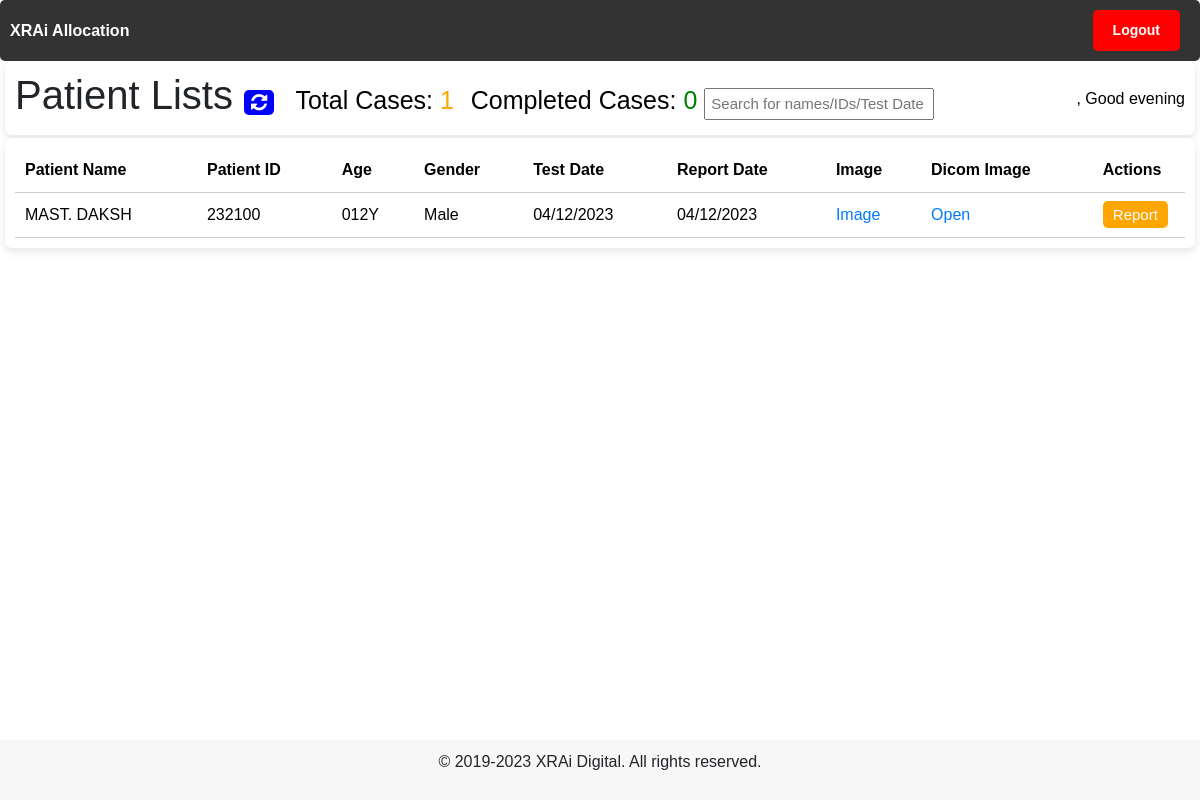
The page /xrayallocation on the database its author committed.
### users/models/DICOMData.py (models this page shows)
class DICOMData(models.Model):
    patient_name = models.CharField(max_length=50, blank=True)
    patient_id = models.CharField(max_length=20, blank=True)
    age = models.CharField(max_length=50, blank=True)
    gender = models.CharField(max_length=50, blank=True)
    study_date = models.CharField(max_length=50, blank=True)
    study_description = models.CharField(max_length=100, blank=True)
    dicom_file = models.FileField(upload_to='uploads/')
    jpeg_file = models.ImageField(upload_to='uploads/')

### users/views.py (the view)
# urls.py: path('xrayallocation', views.xrayallocation, name='xrayallocation'),
def xrayallocation(request):
    patients = DICOMData.objects.all()
    return render(request, 'users/xrayallocation.html', {'patients': patients})

### users/templates/users/xrayallocation.html (shortened to what this page needs)
<!DOCTYPE html>
<html>
  {% load tz %} {% load static %}
  <head>
    <link rel="stylesheet" href="{% static 'resource/css/main.css' %}" />
    <link
      rel="stylesheet"
      href="https://stackpath.bootstrapcdn.com/bootstrap/4.5.0/css/bootstrap.min.css"
    />
    <link rel="stylesheet" href="https://cdnjs.cloudflare.com/ajax/libs/font-awesome/4.7.0/css/font-awesome.min.css"/>
  </head>
  <body>
    <nav class="navbar">
      <ul>
        <li>
          <a href="/allocation"><strong>XRAi Allocation</strong></a>
        </li>
      </ul>
      <ul>
        <li>
          <a href="/logout"
            ><button class="logout-button btn btn-sm">
              <strong>Logout</strong>
            </button></a
          >
        </li>
      </ul>
    </nav>
    <div class="container">
      <div class="row">
        <div class="col-lg-12">
          <div class="card">
            <div class="card-body">
              <h1 class="header">
                Patient Lists
                <button type="button" class="refresh" onclick="refreshPage()">
                  <i style="font-size: 19px" class="fa">&#xf021;</i>
                </button>
                <span id="count1">Total Cases: <span id="totalRowCount">0</span>
                <span id="count2">Completed Cases: <span id="reportedRowCount">0</span>
                <input type="text" id="myInput" onkeyup="myFunction()" placeholder="Search for names/IDs/Test Date" title="Type in a name">
                <div class="greeting" id="greeting">
                  {% if user %}
                  <h6>
                    <strong>{{ user.first_name }}</strong>,
                    <span id="greeting-text"></span>
                  </h6>
                  {% endif %}
                </div>
              </h1>
            </div>
          </div>
        </div>
      </div>
      <div class="card">
        <div class="card-body">
          <div class="table-container">
            <table id="patientTable">
              <thead>
                <tr>
                  <th>Patient Name</th>
                  <th>Patient ID</th>
                  <th>Age</th>
                  <th>Gender</th>
                  <th>Test Date</th>
                  <th>Report Date</th>
                  <th>Image</th>
                  <th>Dicom Image</th>
                  <th>Actions</th>
                </tr>
              </thead>
              <tbody>
                {% for patient in patients %}
                <tr class="patientRow" id="{{ patient.patient_id }}">
                  <td>{{ patient.patient_name }}</td>
                  <td>{{ patient.patient_id }}</td>
                  <td>{{ patient.age }}</td>
                  <td>{{ patient.gender }}</td>
                  <td>{{ patient.study_date }}</td>
                  <td>{{ patient.study_date }}</td>
                  <td>
                    <a
                      class="imageButton"
                      target="_blank"
                      href="{% get_media_prefix %}{{ patient.jpeg_file }}"
                    >
                      Image
                    </a>
                  </td>
                  <td>
                    <a class="imageButton" target="_blank" href="{% get_media_prefix %}{{ patient.dicom_file }}">Open</a>
                  </td>
                  <td>
                    <a
                      class="reportButton"
                      href="reporting-bot?data-patientid={{ patient.patient_id }}&data-patientname={{ patient.patient_name }}&data-age={{ patient.age }}&data-gender={{ patient.gender }}&data-testdate={{ patient.study_date }}&data-reportdate={{ patient.study_date }}&data-reportimage={% get_media_prefix %}{{ patient.jpeg_file }}"
                      data-patient-id="{{ patient.patient_id }}"
                      data-patientname="{{ patient.patient_name }}"
                      data-age="{{ patient.age }}"
                      data-gender="{{ patient.gender }}"
                      data-testdate="{{ patient.study_date }}"
                      data-reportdate="{{ patient.study_date }}"
                      data-reportimage="{% get_media_prefix %}{{ patient.jpeg_file }}"
                      data-dicom-file="{% get_media_prefix %}{{ patient.dicom_file }}"
                      onclick="changeButtonColor(this);"
                    >
                      Report
                    </a>
                  </td>
                </tr>
                {% endfor %}
              </tbody>
            </table>
          </div>
        </div>
      </div>
    </div>
    <div class="footer">
      <p>&copy; 2019-2023 XRAi Digital. All rights reserved.</p>
    </div>
  </body>
</html>

### users/static/resource/css/main.css (style rules this page uses)
.container { margin-top: 20px; }

### users/templates/users/xrayallocation.html (style rules this page uses)
body { font-family: Arial, sans-serif; margin: 0; padding: 0; display: flex; min-height: 100vh; flex-direction: column; }
.container { margin: 0 auto; width: 100%; max-width: 100%; padding-left: 5px; padding-right: 5px; }
.card { border: none; border-radius: 7px; box-shadow: 0 4px 8px rgba(0, 0, 0, 0.1); margin-bottom: 3px; position: sticky; top: 0; z-index: 1; background-color: #fff; }
.card-body { padding: 10px; }
#count1 { padding: 10px; font-size: 25px; color: black; }
#count2 { padding: 10px; font-size: 25px; color: black; }
#totalRowCount { color: orange; }
#reportedRowCount { color: green; }
.header { margin-bottom: 5px; background-color: #fff; z-index: 10; position: sticky; top: 60px; }
table { width: 100%; border-collapse: collapse; background-color: #ccc; }
th, td { padding: 10px; text-align: left; border-bottom: 1px solid #ccc; }
th:last-child, td:last-child { border-right: none; }
th:first-child, td:first-child { position: sticky; left: 0; background-color: #fff; z-index: 1; }
td:first-child { z-index: 2; }
.table-container { height: 100%; overflow-y: auto; }
.greeting { margin-top: 18px; text-align: right; font-weight: bold; float: right; color: black; }
.footer { background-color: #f7f7f7; padding: 10px 0; text-align: center; margin-top: auto; }
.reportButton { color: white; background-color: #ffa500; border: none; border-radius: 5px; padding: 5px 10px; font-size: 15px; cursor: pointer; }
.refresh { background-color: blue; color: white; padding: 3px 7px; border: none; border-radius: 5px; font-size: 12px; }
.navbar { background-color: #333; color: #fff; padding: 10px; z-index: 999; display: flex; justify-content: space-between; align-items: center; position: sticky; top: 0; border-radius: 5px; }
.navbar ul { list-style-type: none; margin: 0; padding: 0; }
.navbar ul li { display: inline; margin-right: 10px; }
.navbar ul li a { color: #fff; text-decoration: none; }
.logout-button { background-color: red; color: white; padding: 10px 20px; border: none; border-radius: 5px; }
#patientTable { width: 100vw; background-color: white; color: black; }
#myInput { padding: 5px; font-size: 15px; width: 230px; }

### rows shown on the page
DICOMData: patient_name "MAST. DAKSH", patient_id "232100", age "012Y", gender "Male", study_date "04/12/2023"
